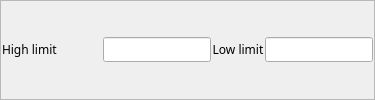
             <widget class="QFrame" name="frame_6">
              <property name="frameShape">
               <enum>QFrame::StyledPanel</enum>
              </property>
              <property name="frameShadow">
               <enum>QFrame::Raised</enum>
              </property>
              <layout class="QVBoxLayout" name="verticalLayout_9">
               <property name="spacing">
                <number>1</number>
               </property>
               <property name="margin">
                <number>1</number>
               </property>
               <item>
                <layout class="QHBoxLayout" name="horizontalLayout_8">
                 <property name="spacing">
                  <number>1</number>
                 </property>
                 <item>
                  <widget class="QLabel" name="label_17">
                   <property name="sizePolicy">
                    <sizepolicy hsizetype="Fixed" vsizetype="Preferred">
                     <horstretch>0</horstretch>
                     <verstretch>0</verstretch>
                    </sizepolicy>
                   </property>
                   <property name="minimumSize">
                    <size>
                     <width>100</width>
                     <height>0</height>
                    </size>
                   </property>
                   <property name="font">
                    <font>
                     <family>Abyssinica SIL</family>
                     <pointsize>9</pointsize>
                    </font>
                   </property>
                   <property name="text">
                    <string>High limit</string>
                   </property>
                  </widget>
                 </item>
                 <item>
                  <widget class="QELineEdit" name="qelineedit_15">
                   <property name="sizePolicy">
                    <sizepolicy hsizetype="Minimum" vsizetype="Fixed">
                     <horstretch>0</horstretch>
                     <verstretch>0</verstretch>
                    </sizepolicy>
                   </property>
                   <property name="minimumSize">
                    <size>
                     <width>0</width>
                     <height>1</height>
                    </size>
                   </property>
                   <property name="font">
                    <font>
                     <family>Abyssinica SIL</family>
                     <pointsize>9</pointsize>
                    </font>
                   </property>
                   <property name="variable" stdset="0">
                    <string>$(DMC)$(M).HLM</string>
                   </property>
                   <property name="addUnits">
                    <bool>true</bool>
                   </property>
                  </widget>
                 </item>
                 <item>
                  <widget class="QLabel" name="label_18">
                   <property name="sizePolicy">
                    <sizepolicy hsizetype="Preferred" vsizetype="Preferred">
                     <horstretch>0</horstretch>
                     <verstretch>0</verstretch>
                    </sizepolicy>
                   </property>
                   <property name="font">
                    <font>
                     <family>Abyssinica SIL</family>
                     <pointsize>9</pointsize>
                    </font>
                   </property>
                   <property name="text">
                    <string>Low limit</string>
                   </property>
                   <property name="alignment">
                    <set>Qt::AlignCenter</set>
                   </property>
                  </widget>
                 </item>
                 <item>
                  <widget class="QELineEdit" name="qelineedit_16">
                   <property name="sizePolicy">
                    <sizepolicy hsizetype="Minimum" vsizetype="Fixed">
                     <horstretch>0</horstretch>
                     <verstretch>0</verstretch>
                    </sizepolicy>
                   </property>
                   <property name="minimumSize">
                    <size>
                     <width>0</width>
                     <height>1</height>
                    </size>
                   </property>
                   <property name="font">
                    <font>
                     <family>Abyssinica SIL</family>
                     <pointsize>9</pointsize>
                    </font>
                   </property>
                   <property name="variable" stdset="0">
                    <string>$(DMC)$(M).LLM</string>
                   </property>
                   <property name="addUnits">
                    <bool>true</bool>
                   </property>
                  </widget>
                 </item>
                </layout>
               </item>
              </layout>
             </widget>
